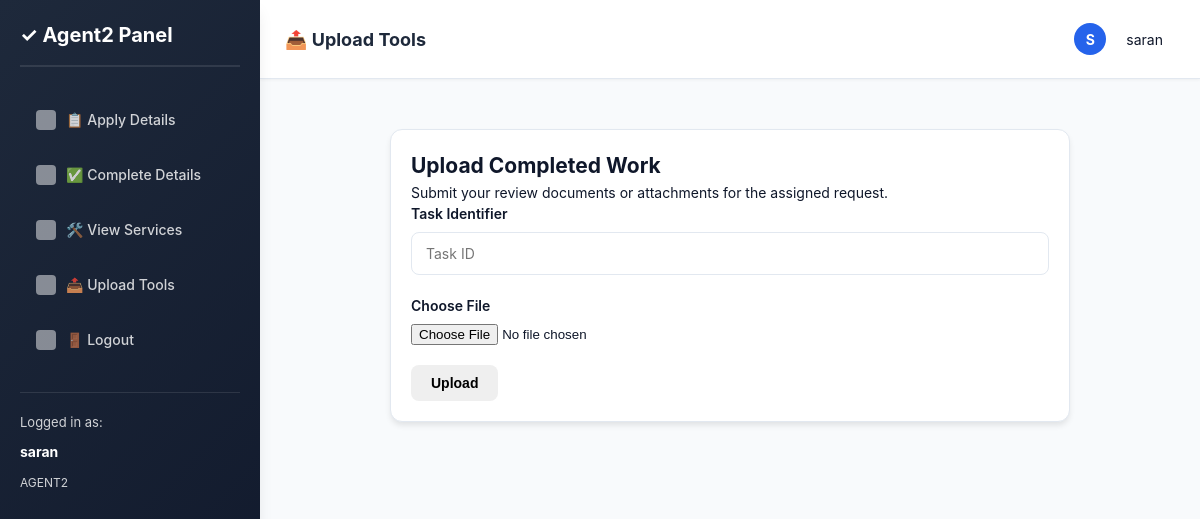
Screenshot of /agent2/upload/ (signed in) with the database file from the repository.
### services/models.py (models this page shows)
class User(AbstractUser):
    ROLE_CHOICES = [
        ('ADMIN', 'Admin'),
        ('AGENT1', 'Agent1'),
        ('AGENT2', 'Agent2'),
        ('USER', 'User'),
    ]
    role = models.CharField(max_length=10, choices=ROLE_CHOICES, default='USER')
    mobile = models.CharField(max_length=15, blank=True, null=True)

### services/views.py (the view)
# urls.py: path('agent2/upload/', views.agent2_upload, name='agent2_upload'),
@login_required
@role_required(['AGENT2'])
def agent2_upload(request):
    pages = Page.objects.all()
    context = {
        'pages': pages,
        'sidebar_counts': get_agent2_sidebar_counts(request.user),
    }
    return render(request, 'agent2-site/agent2_upload.html', context)

### services/context_processors.py (called while the page is built)
def admin_pages(request):
    if request.path.startswith('/adminsite/'):
        return {'pages': Page.objects.all()}
    return {'pages': []}

### services/views.py (called while the page is built, shortened)
def role_required(allowed_roles):
    def decorator(view_func):
        @wraps(view_func)
        def _wrapped_view(request, *args, **kwargs):
            if not request.user.is_authenticated:
                return redirect(reverse('login') + '?next=' + request.path)
            is_permitted = request.user.role in allowed_roles
            if 'ADMIN' in allowed_roles and (request.user.is_staff or request.user.is_superuser):
                is_permitted = True
            return view_func(request, *args, **kwargs)
        return _wrapped_view
    return decorator

def get_agent2_sidebar_counts(user):
    agent_base = ServiceRequest.objects.filter(user=user)
    return {
        'all': agent_base.count(),
        'pending': agent_base.filter(status='Pending').count(),
        'in_progress': agent_base.filter(status='In Progress').count(),
        'completed': agent_base.filter(status='Completed').count(),
    }

### services/templates/agent2-site/agent2_upload.html (shortened to what this page needs)
{% extends 'agent2-site/base-agent2.html' %}
{% block content %}
<div class="card form-card" style="max-width: 680px; margin: 0 auto;">
    <h2>Upload Completed Work</h2>
    <p>Submit your review documents or attachments for the assigned request.</p>
    <form method="POST" enctype="multipart/form-data">
        <div class="form-group">
            <label>Task Identifier</label>
            <input type="text" name="task_id" placeholder="Task ID">
        </div>
        <div class="form-group">
            <label>Choose File</label>
            <input type="file" name="file">
        </div>
        <button type="submit">Upload</button>
    </form>
</div>
{% endblock %}

### services/templates/agent2-site/base-agent2.html (shortened to what this page needs)
{% load static %}
<!DOCTYPE html>
<html lang="en">
<head>
    <link rel="stylesheet" href="{% static 'services/css/style.css' %}">
</head>
<body>
<div class="dashboard-container">
    <aside class="sidebar">
        <div class="sidebar-header">✓ Agent2 Panel</div>
        <ul class="sidebar-menu">
            <li><a href="{% url 'agent2_apply_details' %}" class="{% if request.resolver_match.url_name == 'agent2_apply_details' %}active-link{% endif %}">📋 Apply Details</a></li>
            <li><a href="{% url 'agent2_complete_details' %}" class="{% if request.resolver_match.url_name == 'agent2_complete_details' %}active-link{% endif %}">✅ Complete Details</a></li>
            <li><a href="{% url 'agent2_service' %}" class="{% if request.resolver_match.url_name == 'agent2_service' %}active-link{% endif %}">🛠️ View Services</a></li>
            <li><a href="{% url 'agent2_upload' %}">📤 Upload Tools</a></li>
            <li><a href="{% url 'agent2_login' %}">🚪 Logout</a></li>
        </ul>
        <div class="user-info">
            <p>Logged in as:</p>
            <strong>{{ user.get_full_name|default:user.username }}</strong>
            <p style="margin-top: 12px; font-size: 12px;">{{ user.role }}</p>
        </div>
    </aside>
    <div class="main-content">
        <div class="topbar">
            <div class="topbar-left">
                <h2 class="topbar-title">
                    {% if request.resolver_match.url_name == 'agent2_dashboard' %}📑 All Assigned
                    {% elif request.resolver_match.url_name == 'agent2_service' %}🛠️ Service Catalog
                    {% elif request.resolver_match.url_name == 'agent2_upload' %}📤 Upload Tools
                    {% elif request.resolver_match.url_name == 'agent2_request_detail' %}Application Review
                    {% else %}Agent Portal{% endif %}
                </h2>
            </div>
            <div class="topbar-right">
                <div class="user-dropdown">
                    <div class="user-avatar">{{ user.username|first }}</div>
                    <span>{{ user.get_full_name|default:user.username }}</span>
                </div>
            </div>
        </div>
        <div class="page-content">
            {% block content %}{% endblock %}
        </div>
    </div>
</div>
</body>
</html>

### services/static/services/css/style.css (style rules this page uses)
:root { --primary: #2563eb; --primary-hover: #1d4ed8; --secondary: #64748b; --success: #10b981; --warning: #f59e0b; --danger: #ef4444; --info: #3b82f6; --background: #f8fafc; --card-bg: #ffffff; --dark-bg: #0f172a; --dark-card: #1e293b; --text-main: #0f172a; --text-muted: #64748b; --border: #e2e8f0; --shadow: 0 4px 6px -1px rgb(0 0 0 / 0.1); --shadow-lg: 0 10px 15px -3px rgb(0 0 0 / 0.1); }
* { margin: 0; padding: 0; box-sizing: border-box; }
html, body { height: 100%; }
body { background-color: var(--background); color: var(--text-main); font-family: 'Inter', system-ui, -apple-system, sans-serif; line-height: 1.5; font-size: 14px; }
.dashboard-container { display: flex; min-height: 100vh; background-color: var(--background); }
.sidebar { width: 260px; background: linear-gradient(135deg, #1e293b 0%, #0f172a 100%); color: white; padding: 20px; overflow-y: auto; box-shadow: var(--shadow-lg); transition: all 0.3s ease; position: sticky; top: 0; }
.main-content { flex: 1; overflow-y: auto; display: flex; flex-direction: column; }
.topbar { background: white; border-bottom: 1px solid var(--border); padding: 20px 30px; display: flex; justify-content: space-between; align-items: center; box-shadow: 0 1px 3px rgb(0 0 0 / 0.05); animation: slideDown 0.4s ease-out; }
.page-content { flex: 1; padding: 30px; animation: fadeIn 0.5s ease-out; }
.sidebar-header { font-size: 20px; font-weight: 700; margin-bottom: 30px; padding-bottom: 15px; border-bottom: 2px solid rgba(255, 255, 255, 0.1); color: white; }
.sidebar-menu { list-style: none; }
.sidebar-menu li { margin-bottom: 10px; }
.sidebar-menu a { display: flex; align-items: center; gap: 12px; padding: 12px 16px; color: rgba(255, 255, 255, 0.8); text-decoration: none; border-radius: 8px; transition: all 0.3s ease; font-weight: 500; }
.sidebar-menu a::before { content: ''; display: inline-block; width: 20px; height: 20px; background: currentColor; border-radius: 4px; opacity: 0.6; }
.user-info { margin-top: 30px; padding-top: 20px; border-top: 1px solid rgba(255, 255, 255, 0.1); color: rgba(255, 255, 255, 0.8); }
.user-info p { margin-bottom: 5px; font-size: 13px; }
.user-info strong { display: block; font-size: 14px; color: white; margin-top: 8px; }
.topbar-left { display: flex; align-items: center; gap: 15px; }
.topbar-title { font-size: 24px; font-weight: 700; color: var(--text-main); }
.topbar-right { display: flex; align-items: center; gap: 20px; }
.user-dropdown { display: flex; align-items: center; gap: 10px; padding: 8px 12px; border-radius: 8px; cursor: pointer; transition: all 0.3s ease; }
.user-avatar { width: 36px; height: 36px; border-radius: 50%; background: linear-gradient(135deg, var(--primary), var(--info)); display: flex; align-items: center; justify-content: center; color: white; font-weight: 700; font-size: 16px; }
.card { background: white; border: 1px solid var(--border); border-radius: 12px; padding: 20px; box-shadow: var(--shadow); transition: all 0.3s ease; animation: slideIn 0.4s ease-out; }
.form-group { margin-bottom: 20px; display: flex; flex-direction: column; }
label { font-weight: 600; margin-bottom: 8px; color: var(--text-main); font-size: 14px; }
input[type="text"], input[type="email"], input[type="password"], input[type="number"], input[type="date"], input[type="time"], textarea, select { padding: 12px 14px; border: 1px solid var(--border); border-radius: 8px; font-size: 14px; font-family: inherit; background: white; color: var(--text-main); transition: all 0.3s ease; }
button, .btn { padding: 10px 20px; border: none; border-radius: 8px; font-size: 14px; font-weight: 600; cursor: pointer; transition: all 0.3s ease; display: inline-flex; align-items: center; justify-content: center; gap: 8px; text-decoration: none; }

### services/templates/agent2-site/base-agent2.html (style rules this page uses)
.topbar { display: flex; justify-content: space-between; align-items: center; background: white; padding: 15px 25px; border-bottom: 1px solid #e2e8f0; margin-bottom: 20px; }
.topbar-title { margin: 0; font-size: 18px; color: #1e293b; font-weight: 700; }
.user-dropdown { display: flex; align-items: center; gap: 10px; }
.user-avatar { width: 32px; height: 32px; background: #2563eb; color: white; border-radius: 50%; display: flex; align-items: center; justify-content: center; font-weight: bold; font-size: 14px; text-transform: uppercase; }
.sidebar-menu li a { display: flex; align-items: center; gap: 10px; transition: 0.3s; }

### rows the page displays
User: get_full_name "saran", role "AGENT2", username|first "S"
